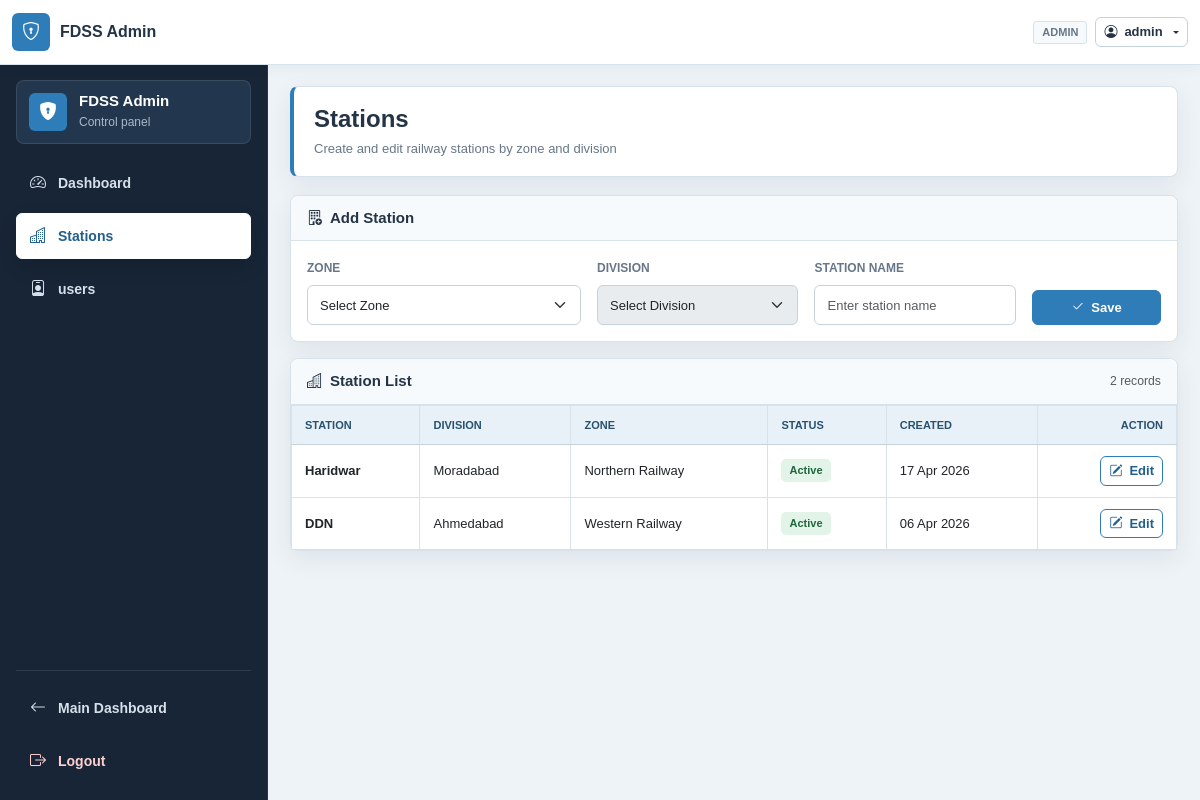
The app's page /admin/stations.php (signed in) with its own data.
### tables this page shows
CREATE TABLE `fdss_stations` (
  `station_id` int(11) NOT NULL,
  `station_name` varchar(120) NOT NULL,
  `division_id` int(11) NOT NULL,
  `status` enum('Active','Inactive') DEFAULT 'Active',
  `created_at` timestamp NULL DEFAULT current_timestamp(),
  `updated_at` timestamp NULL DEFAULT current_timestamp() ON UPDATE current_timestamp()
);

CREATE TABLE `fdss_divisions` (
  `division_id` int(11) NOT NULL,
  `division_name` varchar(120) NOT NULL,
  `zone_id` int(11) NOT NULL,
  `status` varchar(255) DEFAULT NULL,
  `created_at` timestamp NULL DEFAULT current_timestamp(),
  `updated_at` timestamp NULL DEFAULT current_timestamp() ON UPDATE current_timestamp()
);

CREATE TABLE `fdss_zones` (
  `zone_id` int(11) NOT NULL,
  `zone_name` varchar(100) NOT NULL,
  `status` varchar(255) DEFAULT NULL,
  `created_at` timestamp NULL DEFAULT current_timestamp(),
  `updated_at` timestamp NULL DEFAULT current_timestamp() ON UPDATE current_timestamp()
);

### admin/_auth.php (called while the page is built, shortened)
<?php
function e($value)
{
    return htmlspecialchars((string) $value, ENT_QUOTES, 'UTF-8');
}

### admin/stations.php (the view, shortened to what this page needs)
<?php
require_once __DIR__ . '/_auth.php';
$stations = [];
$sql = "SELECT
            st.station_id,
            st.station_name,
            st.division_id,
            st.status,
            st.created_at,
            d.division_name,
            d.zone_id,
            z.zone_name
        FROM fdss_stations st
        INNER JOIN fdss_divisions d ON d.division_id = st.division_id
        INNER JOIN fdss_zones z ON z.zone_id = d.zone_id
        ORDER BY z.zone_name ASC, d.division_name ASC, st.station_name ASC";
$result = $conn->query($sql);
if ($result) {
    while ($row = $result->fetch_assoc()) {
        $stations[] = $row;
    }
}
?>
<!DOCTYPE html>
<html lang="en">
<head>
    <link href="https://cdnjs.cloudflare.com/ajax/libs/bootstrap/5.3.0/css/bootstrap.min.css" rel="stylesheet">
    <link href="https://cdnjs.cloudflare.com/ajax/libs/bootstrap-icons/1.11.0/font/bootstrap-icons.min.css" rel="stylesheet">
    <link href="../assets/css/styles.css" rel="stylesheet">
</head>
<body class="admin-page-body">
<?php include __DIR__ . '/navbar.php'; ?>
<div class="admin-shell">
    <?php include __DIR__ . '/_sidebar.php'; ?>
    <main class="admin-main">
        <div class="page-header">
            <div>
                <h1>Stations</h1>
                <p class="page-header-subtitle">Create and edit railway stations by zone and division</p>
            </div>
        </div>
        <div class="content-card">
            <div class="card-header">
                <h5><i class="bi bi-building-add"></i> Add Station</h5>
            </div>
            <div class="card-body">
                <form method="POST" class="row g-3 align-items-end station-form">
                    <div class="col-lg-4">
                        <label class="form-label">Zone</label>
                        <select class="form-select zone-select" name="zone_id" required>
                            <option value="">Select Zone</option>
                        </select>
                    </div>
                    <div class="col-lg-3">
                        <label class="form-label">Division</label>
                        <select class="form-select division-select" name="division_id" required disabled>
                            <option value="">Select Division</option>
                        </select>
                    </div>
                    <div class="col-lg-3">
                        <label class="form-label">Station Name</label>
                        <input type="text" class="form-control" name="station_name" placeholder="Enter station name" required>
                    </div>
                    <div class="col-lg-2">
                        <button class="btn btn-primary w-100" type="submit">
                            <i class="bi bi-check2"></i> Save
                        </button>
                    </div>
                </form>
            </div>
        </div>
        <div class="content-card">
            <div class="card-header d-flex justify-content-between align-items-center">
                <h5><i class="bi bi-buildings"></i> Station List</h5>
                <span class="text-muted small"><?php echo count($stations); ?> records</span>
            </div>
            <div class="card-body p-0">
                <div class="table-responsive">
                    <table class="table table-hover mb-0">
                        <thead class="table-light">
                        <tr>
                            <th>Station</th>
                            <th>Division</th>
                            <th>Zone</th>
                            <th>Status</th>
                            <th>Created</th>
                            <th class="text-end">Action</th>
                        </tr>
                        </thead>
                        <tbody>
                        <?php if (empty($stations)): ?>
                            <tr><td colspan="6" class="text-center text-muted py-4">No stations found.</td></tr>
                        <?php else: ?>
                            <?php foreach ($stations as $station): ?>
                                <tr>
                                    <td><strong><?php echo e($station['station_name']); ?></strong></td>
                                    <td><?php echo e($station['division_name']); ?></td>
                                    <td><?php echo e($station['zone_name']); ?></td>
                                    <td>
                                        <span class="badge <?php echo $station['status'] === 'Active' ? 'text-bg-success' : 'text-bg-secondary'; ?>">
                                            <?php echo e($station['status']); ?>
                                        </span>
                                    </td>
                                    <td><?php echo e(date('d M Y', strtotime($station['created_at']))); ?></td>
                                    <td class="text-end">
                                        <button class="btn btn-sm btn-outline-primary" type="button" data-bs-toggle="modal" data-bs-target="#editStationModal<?php echo e($station['station_id']); ?>">
                                            <i class="bi bi-pencil-square"></i> Edit
                                        </button>
                                    </td>
                                </tr>
                            <?php endforeach; ?>
                        <?php endif; ?>
                        </tbody>
                    </table>
                </div>
            </div>
        </div>
    </main>
</div>
</body>
</html>

### assets/css/styles.css (style rules this page uses)
body { margin:0; padding:0; overflow-x:hidden; background:#f5f7fa; font-family:Arial,sans-serif; font-size:14px; color:#2c3e50; }
body { padding-top:56px; }
.page-header { background:#fff; border:1px solid #d9e1e8; border-left:4px solid #6faed6; padding:14px 16px; margin-bottom:16px; display:flex; justify-content:space-between; align-items:center; }
.page-header h1 { margin:0; font-size:22px; font-weight:700; color:#2c3e50; }
.page-header-subtitle { margin-top:4px; font-size:13px; color:#6c7a86; }
.btn-primary { background:#6faed6; border:1px solid #5b9ac2; color:#fff; border-radius:3px; padding:7px 14px; font-size:13px; }
.content-card { background:#fff; border:1px solid #dbe4eb; margin-bottom:16px; }
.card-header { background:#f7f9fb; border-bottom:1px solid #dbe4eb; padding:10px 14px; }
.card-header h5 { margin:0; font-size:14px; font-weight:700; color:#2c3e50; }
.card-body { padding:14px; }
.table { width:100%; border-collapse:collapse; font-size:12px; }
.table thead th { background:#d9ebf7; color:#1f4e6b; border:1px solid #c9ddea; font-weight:700; }
.table td, .table th { padding:8px 10px; border:1px solid #dde5ec; }
.badge { padding:5px 8px; border-radius:3px; font-size:11px; }

### admin/_styles.php (style rules this page uses)
:root { --admin-bg:#eef3f7; --admin-panel:#ffffff; --admin-panel-soft:#f7fafc; --admin-ink:#243447; --admin-muted:#677789; --admin-line:#d8e2ea; --admin-line-strong:#c5d3df; --admin-primary:#2f7db8; --admin-primary-dark:#215f8e; --admin-teal:#188b86; --admin-amber:#b77616; --admin-red:#bb4a4a; --admin-sidebar:#172536; --admin-sidebar-soft:#22364d; --admin-shadow:0 8px 24px rgba(33,54,75,.08); }
body.admin-page-body { background:var(--admin-bg); color:var(--admin-ink); font-family:Arial,sans-serif; padding-top:64px; }
.admin-shell { display:flex; min-height:calc(100vh - 64px); }
.admin-main { margin-left:268px; width:calc(100% - 268px); padding:22px; }
.admin-main .page-header { background:var(--admin-panel); border:1px solid var(--admin-line); border-left:4px solid var(--admin-primary); border-radius:8px; box-shadow:var(--admin-shadow); padding:18px 20px; margin-bottom:18px; display:flex; justify-content:space-between; align-items:center; gap:16px; }
.admin-main .page-header h1 { margin:0; color:var(--admin-ink); font-size:24px; font-weight:800; letter-spacing:0; }
.admin-main .page-header-subtitle { margin:5px 0 0; color:var(--admin-muted); font-size:13px; }
.admin-main .content-card, .admin-action-card, .admin-stat { background:var(--admin-panel); border:1px solid var(--admin-line); border-radius:8px; box-shadow:var(--admin-shadow); margin-bottom:16px; }
.admin-main .content-card .card-header { background:var(--admin-panel-soft); border-bottom:1px solid var(--admin-line); border-radius:8px 8px 0 0; padding:13px 16px; }
.admin-main .content-card .card-header h5 { margin:0; color:var(--admin-ink); font-size:15px; font-weight:800; display:flex; align-items:center; gap:8px; }
.admin-main .content-card .card-body { padding:16px; }
.admin-main .form-label { color:var(--admin-muted); font-size:12px; font-weight:800; text-transform:uppercase; }
.admin-main .form-control, .admin-main .form-select { min-height:40px; border-color:var(--admin-line-strong); border-radius:6px; font-size:13px; }
.admin-main .btn, .admin-topbar .btn { border-radius:6px; font-size:13px; font-weight:700; display:inline-flex; align-items:center; justify-content:center; gap:7px; white-space:nowrap; }
.admin-main .btn-primary { background:var(--admin-primary); border-color:var(--admin-primary); }
.admin-main .btn-outline-primary { color:var(--admin-primary-dark); border-color:var(--admin-primary); }
.admin-main .table { margin:0; color:var(--admin-ink); font-size:13px; }
.admin-main .table thead th { background:#e8f1f7; color:#28526f; border-bottom:1px solid var(--admin-line-strong); font-size:11px; font-weight:800; text-transform:uppercase; white-space:nowrap; }
.admin-main .table td, .admin-main .table th { padding:11px 13px; vertical-align:middle; border-color:var(--admin-line); }
.admin-main .badge { border-radius:5px; padding:6px 8px; font-size:11px; font-weight:800; }
.admin-main .text-bg-success { background:#e2f4e8 !important; color:#22663e !important; }

### records on screen
fdss_stations: station_name "Haridwar", division.division_name "Moradabad", fdss_zones.zone_name "Northern Railway", status "Active", created_at "17 Apr 2026"
fdss_stations: station_name "DDN", division.division_name "Ahmedabad", fdss_zones.zone_name "Western Railway", status "Active", created_at "06 Apr 2026"

### other values on screen
$_SESSION['role'] "ADMIN"
$_SESSION['username'] "admin"
count($stations) "2"
